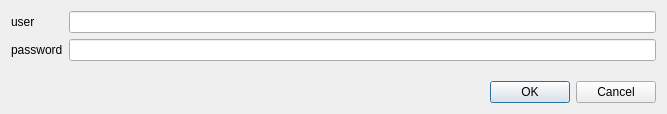
<?xml version="1.0" encoding="UTF-8"?>
<ui version="4.0">
 <class>AuthenticationDialog</class>
 <widget class="QDialog" name="AuthenticationDialog">
  <property name="geometry">
   <rect>
    <x>0</x>
    <y>0</y>
    <width>667</width>
    <height>114</height>
   </rect>
  </property>
  <property name="windowTitle">
   <string>Authentication</string>
  </property>
  <layout class="QVBoxLayout" name="verticalLayout">
   <item>
    <layout class="QFormLayout" name="formLayout">
     <item row="0" column="0">
      <widget class="QLabel" name="label">
       <property name="text">
        <string>user</string>
       </property>
      </widget>
     </item>
     <item row="0" column="1">
      <widget class="QLineEdit" name="userLineEdit"/>
     </item>
     <item row="1" column="0">
      <widget class="QLabel" name="label_2">
       <property name="text">
        <string>password</string>
       </property>
      </widget>
     </item>
     <item row="1" column="1">
      <widget class="QLineEdit" name="passwordLineEdit">
       <property name="echoMode">
        <enum>QLineEdit::PasswordEchoOnEdit</enum>
       </property>
      </widget>
     </item>
    </layout>
   </item>
   <item>
    <widget class="QDialogButtonBox" name="buttonBox">
     <property name="orientation">
      <enum>Qt::Horizontal</enum>
     </property>
     <property name="standardButtons">
      <set>QDialogButtonBox::Cancel|QDialogButtonBox::Ok</set>
     </property>
    </widget>
   </item>
  </layout>
 </widget>
 <resources/>
 <connections>
  <connection>
   <sender>buttonBox</sender>
   <signal>accepted()</signal>
   <receiver>AuthenticationDialog</receiver>
   <slot>accept()</slot>
   <hints>
    <hint type="sourcelabel">
     <x>248</x>
     <y>254</y>
    </hint>
    <hint type="destinationlabel">
     <x>157</x>
     <y>274</y>
    </hint>
   </hints>
  </connection>
  <connection>
   <sender>buttonBox</sender>
   <signal>rejected()</signal>
   <receiver>AuthenticationDialog</receiver>
   <slot>reject()</slot>
   <hints>
    <hint type="sourcelabel">
     <x>316</x>
     <y>260</y>
    </hint>
    <hint type="destinationlabel">
     <x>286</x>
     <y>274</y>
    </hint>
   </hints>
  </connection>
 </connections>
</ui>
